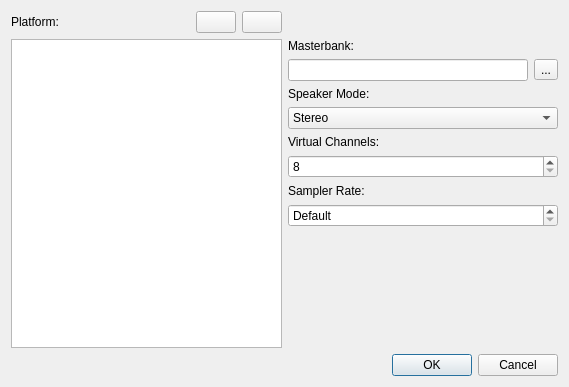
<?xml version="1.0" encoding="UTF-8"?>
<ui version="4.0">
 <class>FmodProjectSettingsDlg</class>
 <widget class="QDialog" name="FmodProjectSettingsDlg">
  <property name="geometry">
   <rect>
    <x>0</x>
    <y>0</y>
    <width>569</width>
    <height>387</height>
   </rect>
  </property>
  <property name="windowTitle">
   <string>Fmod Project Settings</string>
  </property>
  <property name="windowIcon">
   <iconset resource="../QtResources/resources.qrc">
    <normaloff>:/TypeIcons/ezFmodEventComponent.png</normaloff>:/TypeIcons/ezFmodEventComponent.png</iconset>
  </property>
  <layout class="QVBoxLayout" name="verticalLayout_2">
   <item>
    <layout class="QGridLayout" name="gridLayout">
     <item row="0" column="0">
      <layout class="QHBoxLayout" name="horizontalLayout_2">
       <item>
        <widget class="QLabel" name="label">
         <property name="text">
          <string>Platform:</string>
         </property>
        </widget>
       </item>
       <item>
        <spacer name="horizontalSpacer">
         <property name="orientation">
          <enum>Qt::Horizontal</enum>
         </property>
         <property name="sizeHint" stdset="0">
          <size>
           <width>40</width>
           <height>20</height>
          </size>
         </property>
        </spacer>
       </item>
       <item>
        <widget class="QPushButton" name="ButtonAdd">
         <property name="text">
          <string/>
         </property>
         <property name="icon">
          <iconset resource="../../../Code/Tools/GuiFoundation/QtResources/resources.qrc">
           <normaloff>:/GuiFoundation/Icons/DocumentAdd16.png</normaloff>:/GuiFoundation/Icons/DocumentAdd16.png</iconset>
         </property>
        </widget>
       </item>
       <item>
        <widget class="QPushButton" name="ButtonRemove">
         <property name="text">
          <string/>
         </property>
         <property name="icon">
          <iconset resource="../../../Code/Tools/GuiFoundation/QtResources/resources.qrc">
           <normaloff>:/GuiFoundation/Icons/Delete16.png</normaloff>:/GuiFoundation/Icons/Delete16.png</iconset>
         </property>
        </widget>
       </item>
      </layout>
     </item>
     <item row="1" column="0">
      <widget class="QListWidget" name="ListPlatforms">
       <property name="editTriggers">
        <set>QAbstractItemView::NoEditTriggers</set>
       </property>
       <property name="alternatingRowColors">
        <bool>false</bool>
       </property>
       <property name="selectionBehavior">
        <enum>QAbstractItemView::SelectRows</enum>
       </property>
       <property name="sortingEnabled">
        <bool>true</bool>
       </property>
      </widget>
     </item>
     <item row="1" column="1">
      <layout class="QVBoxLayout" name="verticalLayout">
       <item>
        <widget class="QLabel" name="label_2">
         <property name="text">
          <string>Masterbank:</string>
         </property>
        </widget>
       </item>
       <item>
        <layout class="QHBoxLayout" name="horizontalLayout">
         <item>
          <widget class="QLineEdit" name="EditMasterBank">
           <property name="toolTip">
            <string>The relative path to the master bank. Or the GUID of the master bank asset.</string>
           </property>
          </widget>
         </item>
         <item>
          <widget class="QToolButton" name="ButtonMB">
           <property name="text">
            <string>...</string>
           </property>
          </widget>
         </item>
        </layout>
       </item>
       <item>
        <widget class="QLabel" name="label_5">
         <property name="text">
          <string>Speaker Mode:</string>
         </property>
        </widget>
       </item>
       <item>
        <widget class="QComboBox" name="ComboMode">
         <property name="toolTip">
          <string>Must be identical to what has been configured in Fmod Studio for this platform.</string>
         </property>
         <item>
          <property name="text">
           <string>Stereo</string>
          </property>
         </item>
         <item>
          <property name="text">
           <string>5.1</string>
          </property>
         </item>
         <item>
          <property name="text">
           <string>7.1</string>
          </property>
         </item>
        </widget>
       </item>
       <item>
        <widget class="QLabel" name="label_3">
         <property name="text">
          <string>Virtual Channels:</string>
         </property>
        </widget>
       </item>
       <item>
        <widget class="QSpinBox" name="SpinChannels">
         <property name="toolTip">
          <string>The maximum number of sounds that are audible simultaneously.</string>
         </property>
         <property name="minimum">
          <number>8</number>
         </property>
         <property name="maximum">
          <number>512</number>
         </property>
        </widget>
       </item>
       <item>
        <widget class="QLabel" name="label_4">
         <property name="text">
          <string>Sampler Rate:</string>
         </property>
        </widget>
       </item>
       <item>
        <widget class="QSpinBox" name="SpinSamplerRate">
         <property name="toolTip">
          <string>0 for default.</string>
         </property>
         <property name="specialValueText">
          <string>Default</string>
         </property>
         <property name="correctionMode">
          <enum>QAbstractSpinBox::CorrectToNearestValue</enum>
         </property>
         <property name="minimum">
          <number>7999</number>
         </property>
         <property name="maximum">
          <number>192000</number>
         </property>
        </widget>
       </item>
       <item>
        <spacer name="verticalSpacer">
         <property name="orientation">
          <enum>Qt::Vertical</enum>
         </property>
         <property name="sizeHint" stdset="0">
          <size>
           <width>20</width>
           <height>40</height>
          </size>
         </property>
        </spacer>
       </item>
      </layout>
     </item>
    </layout>
   </item>
   <item>
    <widget class="QDialogButtonBox" name="ButtonBox">
     <property name="standardButtons">
      <set>QDialogButtonBox::Cancel|QDialogButtonBox::Ok</set>
     </property>
    </widget>
   </item>
  </layout>
 </widget>
 <resources>
  <include location="../../../Code/Tools/GuiFoundation/QtResources/resources.qrc"/>
  <include location="../QtResources/resources.qrc"/>
 </resources>
 <connections/>
</ui> 
